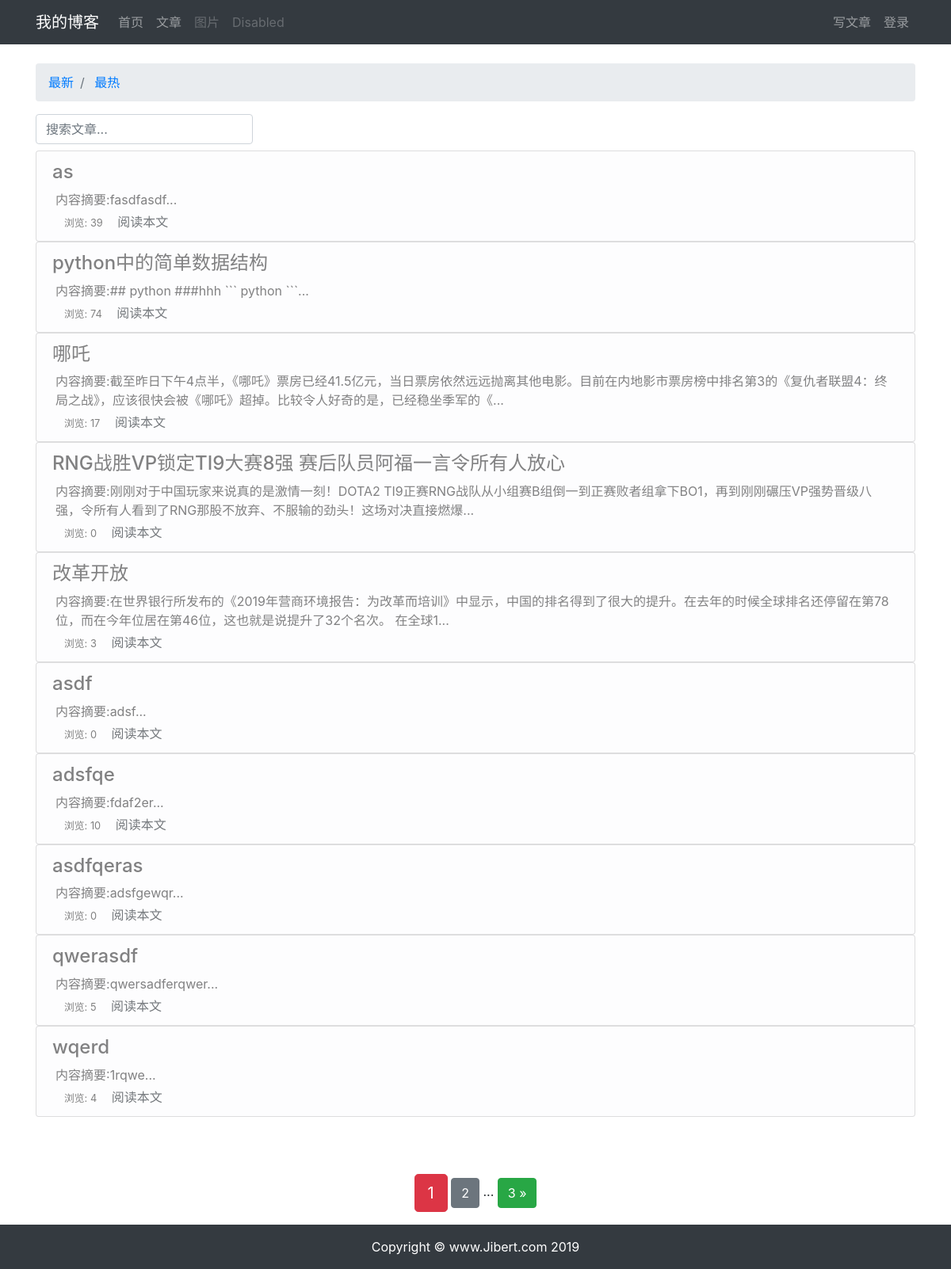
Page /blog/article-list/ on the earlier database version.
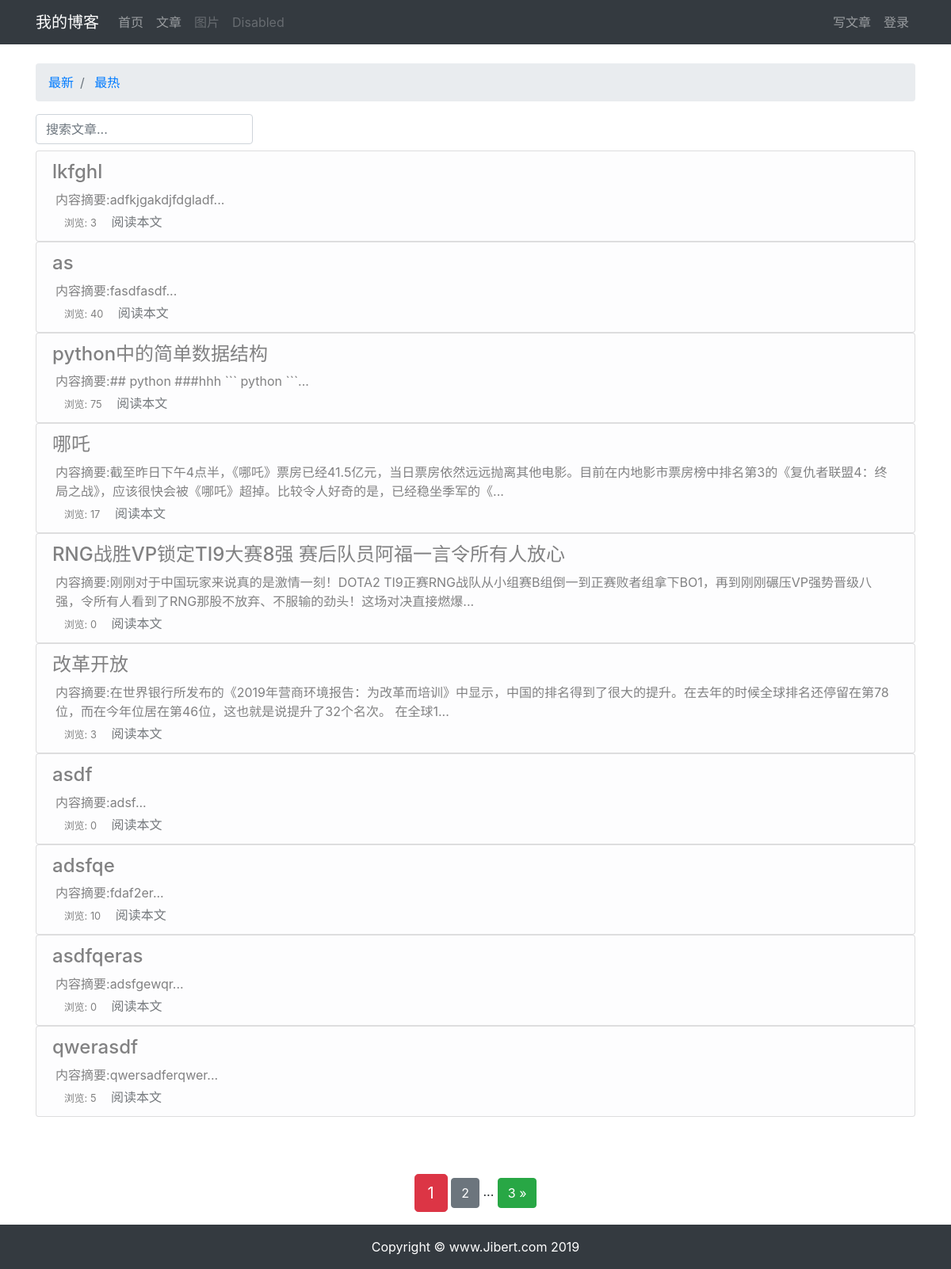
Same page on the later database version.
### blog/models.py (models this page shows, shortened)
class ArticlePosts(models.Model):
    author = models.ForeignKey(User, on_delete=models.CASCADE, max_length=20)
    title = models.CharField(max_length=128)
    body = models.TextField()
    created_time = models.DateTimeField(default=timezone.now)
    updated_time = models.DateTimeField(auto_now=True)
    tags = models.CharField(max_length=20)
    total_views = models.PositiveIntegerField(default=0)
    class Meta:
        ordering = ('-created_time',)

### blog/views.py (the view)
# urls.py: path('article-list/', views.article_list, name='article_list'),
def article_list(request):
    search = request.GET.get('search')
    order = request.GET.get('order')
    if search:
        if order == 'total_views':
            article_list = ArticlePosts.objects.filter(
                Q(title__icontains=search) |
                Q(body__icontains=search)
            ).order_by('-total_views')
        else:
            article_list = ArticlePosts.objects.filter(
                Q(title__icontains=search) |
                Q(body__icontains=search)
            )
    else:
        search = ''
        if order == 'total_views':
            article_list = ArticlePosts.objects.all().order_by('-total_views')
        else:
            article_list = ArticlePosts.objects.all()
    paginator = Paginator(article_list, 10)
    page = request.GET.get('page')
    articles = paginator.get_page(page)
    context = {'articles': articles, 'order': order, 'search': search}
    return render(request, 'blog/list.html', context)

### templates/blog/list.html (shortened to what this page needs)
{% extends "base.html" %}
{% load static %}
{% block content %}
<br>
<div class='container'>
        <nav aria-label="breadcrumb">
        <ol class="breadcrumb">
            <li class="breadcrumb-item">
                <a href="{% url 'blog:article_list' %}?search={{ search }}">
                    最新
                </a>
            </li>
            <li class="breadcrumb-item">
                <a href="{% url 'blog:article_list' %}?order=total_views&search={{ search }}">
                    最热
                </a>
            </li>
        </ol>
        </nav>
        <div class="row">
            <div class="col-auto mr-auto">
                <form class="form-inline" >
                    <input type="text"
                        class="form-control mb-2 mr-sm-2"
                        name="search"
                        placeholder="搜索文章..."
                        required
                    >
                </form>
            </div>
        </div>
        {% for article in articles %}
            <div class="list-group">
                <li class="list-group-item list-group-item-action list-group-item-light">
                    <h4 class="mb-2">{{ article.title }}</h4>
                    <p class="m-1">内容摘要:{{ article.body|slice:'100' }}...</p>
                    <span>
                        <small class="col align-self-end" style="color: gray;">
                            浏览: {{ article.total_views }}
                        </small>
                    </span >
                        <a href="{%url 'blog:article_detail' article.id %}" style="color:#74787c">
                            阅读本文
                        </a>
                </li>
            </div>
        {% endfor %}
        <br><br><br>
        <div class="pagination row">
            <div class="m-auto">
                <span class="step-links">
                    <span class="current btn btn-danger btn-lg">
                        {{ articles.number }}
                    </span>
                    {% if articles.has_next %}
                        <a href="?page={{ articles.next_page_number }}&order={{ order }}}&search={{ search }}"
                           class="btn btn-secondary"
                        >
                            {{ articles.next_page_number }}
                        </a>
                        <span>...</span>
                        <a href="?page={{ articles.paginator.num_pages }}&order={{ order }}}&search={{ search }}"
                           class="btn btn-success"
                        >
                            {{ articles.paginator.num_pages }} &raquo;
                        </a>
                    {% endif %}
                </span>
            </div>
        </div>
    </div>
{% endblock %}

Differences in the rows shown:
no longer on this page (row unchanged): ArticlePosts: title "wqerd", body "1rqwe", total_views "4"
added ArticlePosts: title "lkfghl", body "adfkjgakdjfdgladf", total_views "3"
changed ArticlePosts "as": total_views "39" → "40"
changed ArticlePosts "python中的简单数据结构": total_views "74" → "75"
